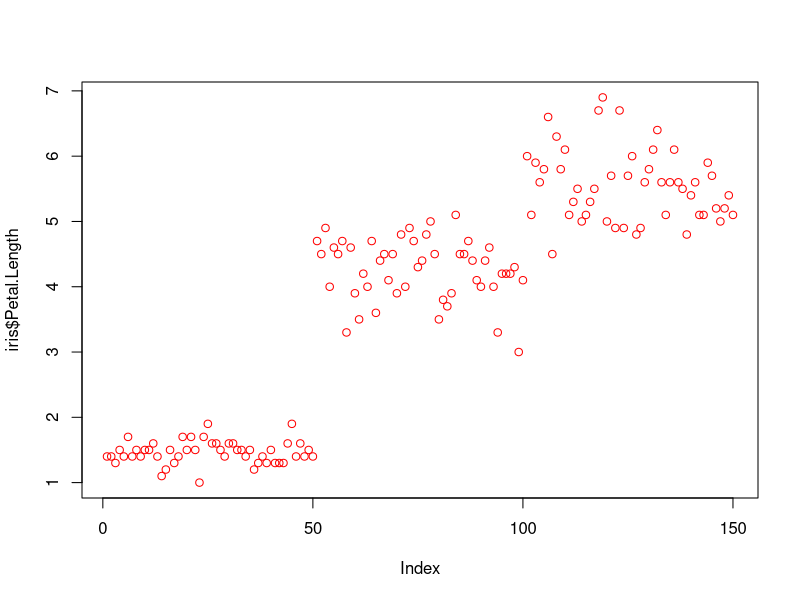
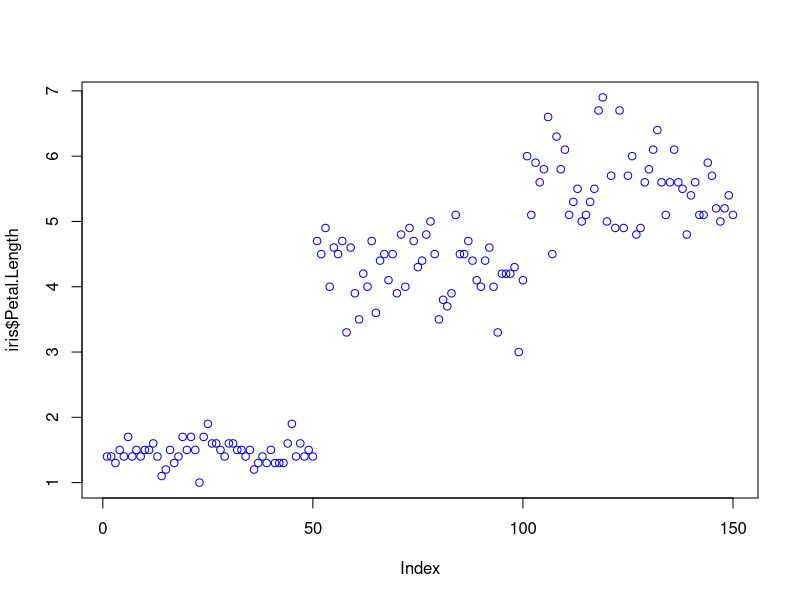
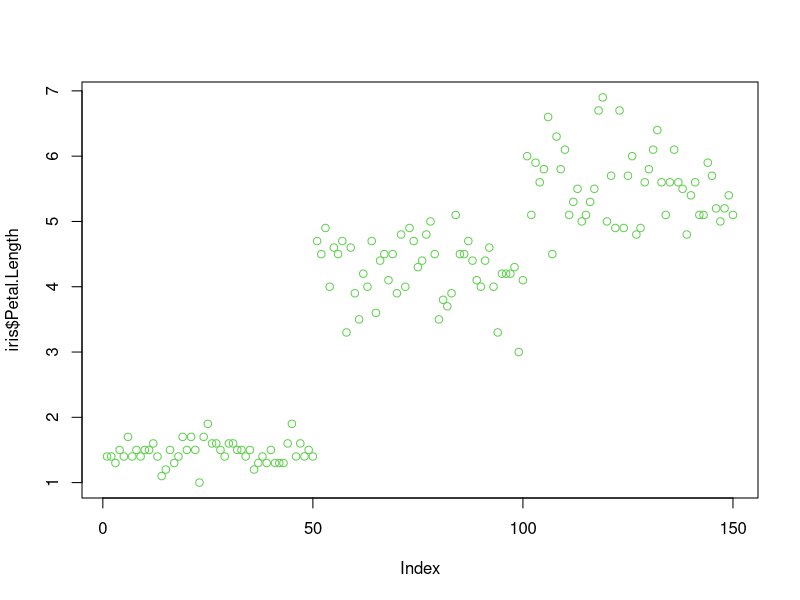
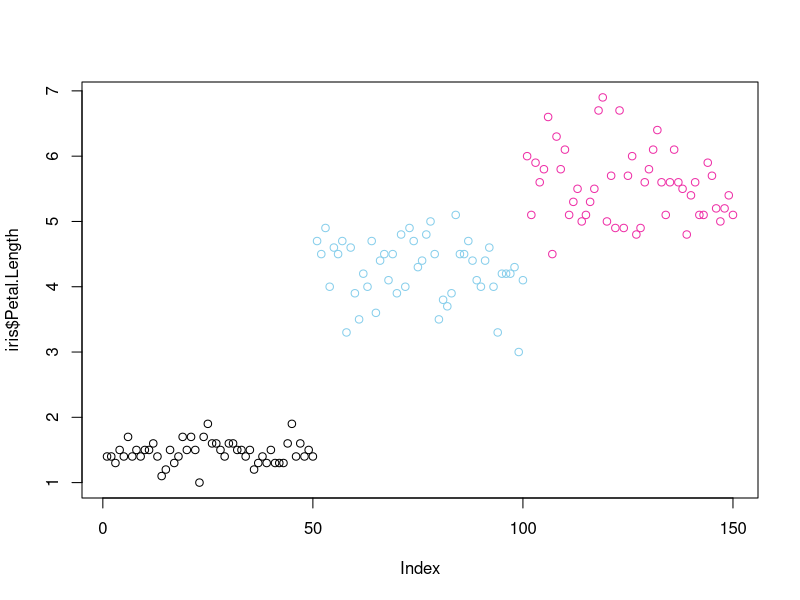
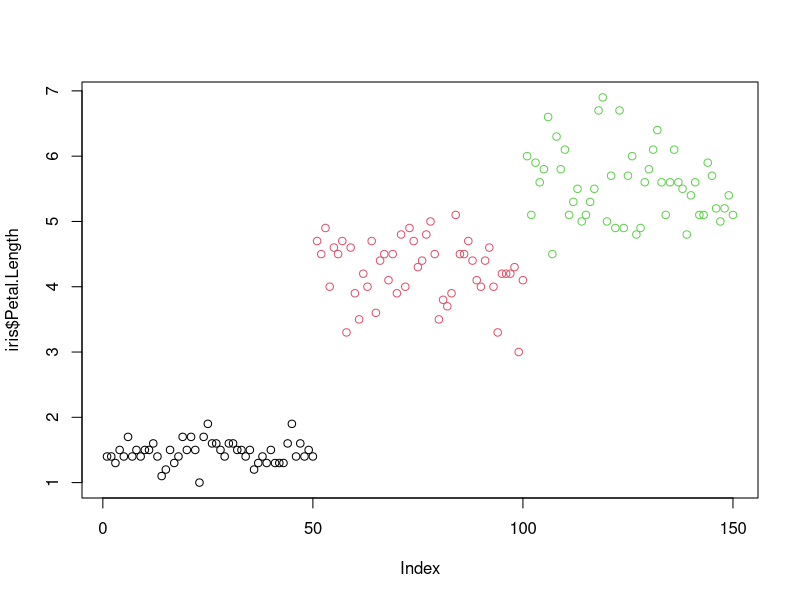
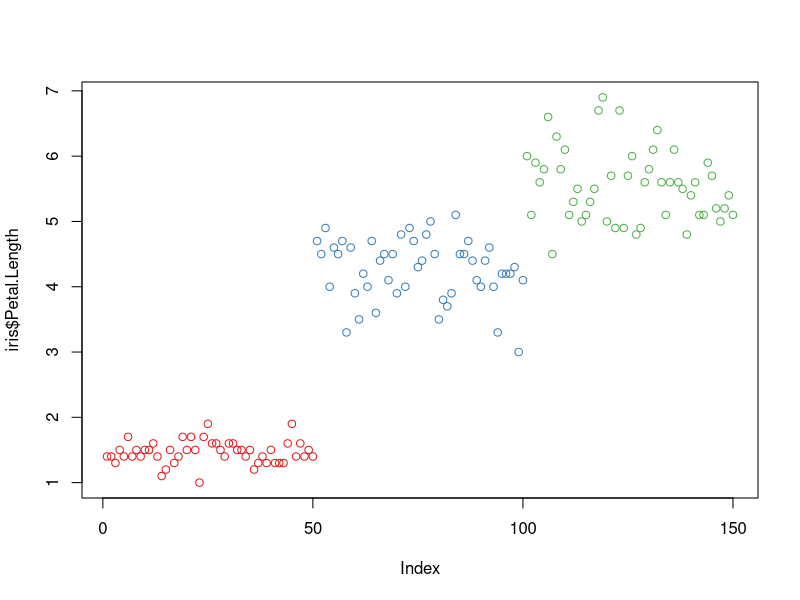
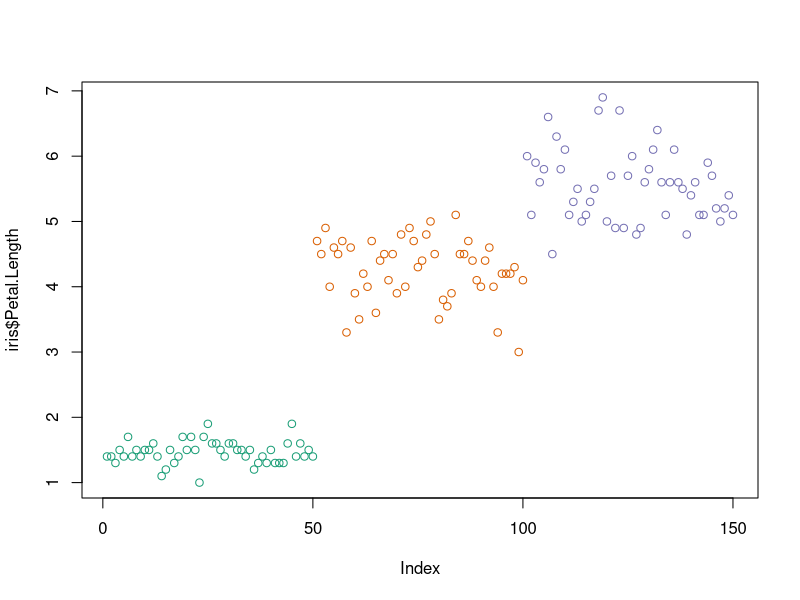

These figures' R source, in order:
## ---- chunk 1
knitr::opts_chunk$set(echo = TRUE)
knitr::opts_chunk$set(cache=TRUE)
## ---- chunk 2
plot(iris$Petal.Length, col = "red")      # by name: try colours()
plot(iris$Petal.Length, col = rgb(0,0,1)) # by RGB-value: ?rgb
plot(iris$Petal.Length, col = 3)          # by index into color palette: ?palette()
## ---- chunk 3
mycol=c("black", "skyblue", "maroon2")     # define your own set of colours; Warning: don't overdo 
palette(mycol) 
plot(iris$Petal.Length, col=iris$Species)

palette("default")                         # not the best?
plot(iris$Petal.Length, col=iris$Species)

palette("Set 1")                           # check palette.pals() for more choices
plot(iris$Petal.Length, col=iris$Species)
## ---- chunk 4
library(RColorBrewer)
my_col=brewer.pal(4, "Dark2")
palette(my_col)
plot(iris$Petal.Length, col=iris$Species)
